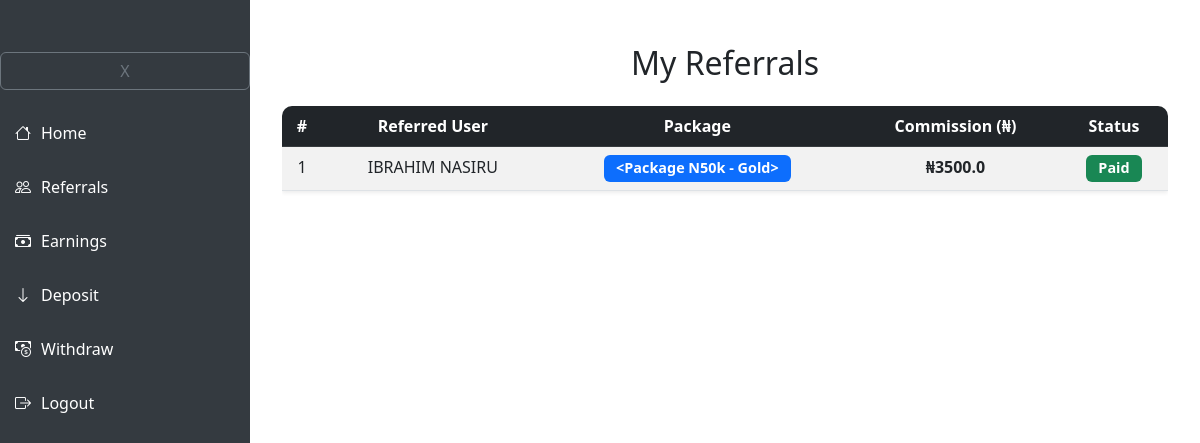
/referral (signed in), run on the app's committed database.
### models.py (models this page shows, shortened)
class Referral(db.Model):
    __tablename__ = 'referrals'
    id = db.Column(db.Integer, primary_key=True, autoincrement=True)
    referrer_id = db.Column(db.Integer, ForeignKey('users.id'), nullable=False)
    referred_id = db.Column(db.Integer, ForeignKey('users.id'), nullable=False)
    commission = db.Column(db.Float, nullable=False, default='0.0')
    created_at = db.Column(db.DateTime, default=datetime.now(timezone.utc))
    status = db.Column(db.String(20), default='pending')  # pending, paid, failed
    referrer = relationship('User', foreign_keys=[referrer_id])
    referred = relationship('User', foreign_keys=[referred_id])

class User(db.Model, UserMixin):
    __tablename__ = 'users'
    id = db.Column(db.Integer, primary_key=True, autoincrement=True)
    name = db.Column(db.String(100), nullable=False)
    phone = db.Column(db.String(15), nullable=False, unique=True)
    email = db.Column(db.String(100), nullable=False, unique=True)
    password_hash = db.Column(db.String(255), nullable=False)
    username = db.Column(db.String(100), nullable=False)
    is_admin = db.Column(db.Boolean, default=False)  # Admin flag
    created_at = db.Column(db.DateTime, default=datetime.now(timezone.utc))
    package_id = db.Column(db.Integer, db.ForeignKey('packages.id'))
    referrer_id = db.Column(db.Integer, db.ForeignKey('users.id'), nullable=True)
    earnings = db.Column(db.Float, default=0.0)   # Total income and commission from referral system
    income = db.Column(db.Float, default=0.0)   # Total percentage earn from direct deposit
    referral_code = db.Column(db.String(10), unique=True, nullable=False)
    deposit = db.Column(db.Float, default=0.0)   # Direct fund deposit
    total_withdrawable = db.Column(db.Float, default=0.0)   # Total money eligible for withdrawal
    package = relationship('Package', backref='users')
    referrer = relationship('User', remote_side=[id], backref='referrals')
    account_details = relationship('AccountDetails', uselist=False, back_populates='user')

class Package(db.Model):
    __tablename__ = 'packages'
    id = db.Column(db.Integer, primary_key=True, autoincrement=True)
    name = db.Column(db.String(50), nullable=False)
    amount = db.Column(db.Integer, nullable=False)
    category = db.Column(db.String(20), nullable=False)  # Starter, Growth, Premium
    level = db.Column(db.Integer, nullable=False, unique=True)  # Helps with package hierarchy
    def __repr__(self):
        return f"<Package {self.name} - {self.category}>"

### app.py (the view)
@app.route('/referral')
@login_required
def referral():
    user_referrals = Referral.query.filter_by(referrer_id=current_user.id).all()
    return render_template('referral.html', referrals=user_referrals, show_sidebar=True)

### app.py (called while the page is built)
@login_manager.user_loader
def load_user(user_id):
    return User.query.get(int(user_id))

### templates/referral.html (shortened to what this page needs)
{% extends "base.html" %}
{% block content %}
<div class="container mt-4">
    <h2 class="text-center mb-4">My Referrals</h2>
    <div class="table-responsive">
        <table class="table table-striped table-hover shadow-sm">
            <thead class="table-dark">
                <tr>
                    <th>#</th>
                    <th>Referred User</th>
                    <th>Package</th>
                    <th>Commission (₦)</th>
                    <th>Status</th>
                </tr>
            </thead>
            <tbody>
                {% for referral in referrals %}
                <tr>
                    <td>{{ loop.index }}</td>
                    <td>{{ referral.referred.name }}</td>
                    <td>
                        <span class="badge bg-primary">{{ referral.referred.package }}</span>
                    </td>
                    <td class="fw-bold">₦{{ referral.commission | round(2) }}</td>
                    <td>
                        {% if referral.status == "pending" %}
                            <span class="badge bg-warning text-dark">Pending</span>
                        {% elif referral.status == "paid" %}
                            <span class="badge bg-success">Paid</span>
                        {% else %}
                            <span class="badge bg-danger">Failed</span>
                        {% endif %}
                    </td>
                </tr>
                {% endfor %}
            </tbody>
        </table>
    </div>
</div>
{% endblock %}

### static/css/styles.css (style rules this page uses)
body { background-color: #f8f9fa; }
.container { max-width: 600px; }
h2 { margin-bottom: 20px; }

### templates/referral.html (style rules this page uses)
.table-responsive { border-radius: 10px; overflow: hidden; }
table { border-collapse: collapse; width: 100%; }
th, td { padding: 12px; text-align: center; }
th { background-color: #343a40; color: white; }
.badge { font-size: 0.9rem; padding: 6px 12px; }

### data on the page
Referral: referred.name "IBRAHIM NASIRU", referred.package "<Package N50k - Gold>", commission "3500.0", status "Paid"
